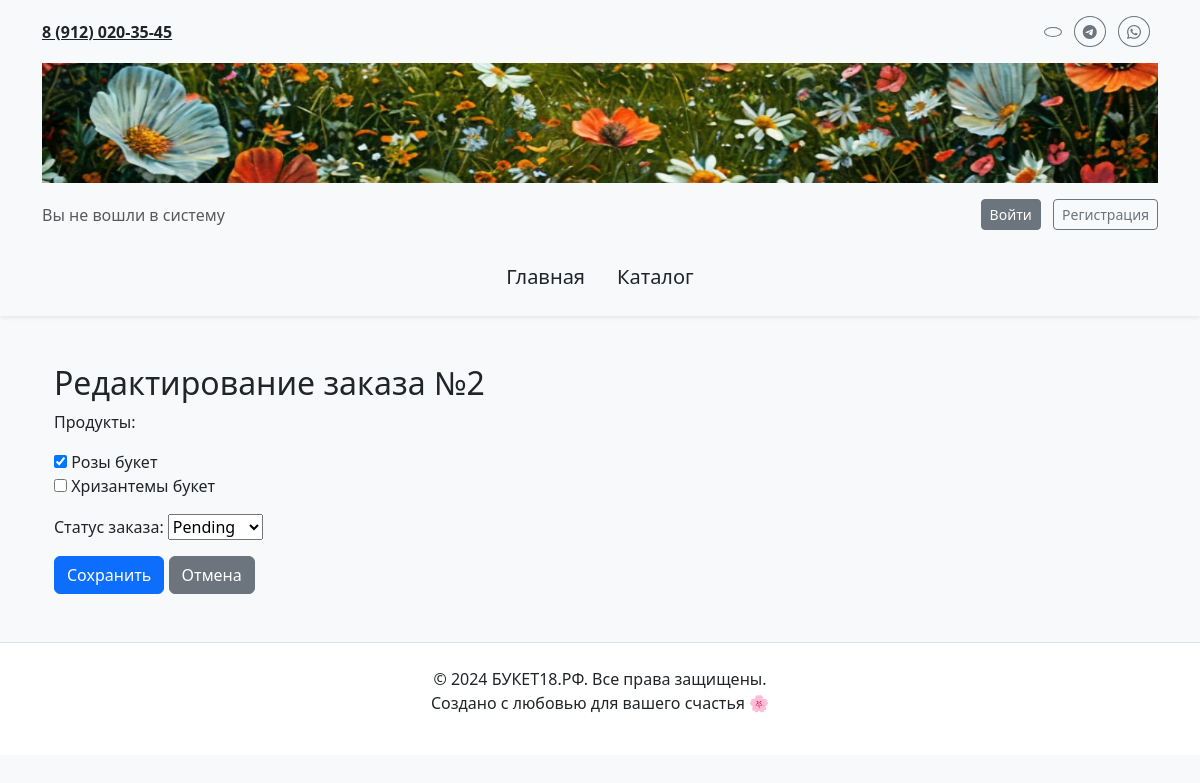
Before: /edit_order/2/ with the older database file.
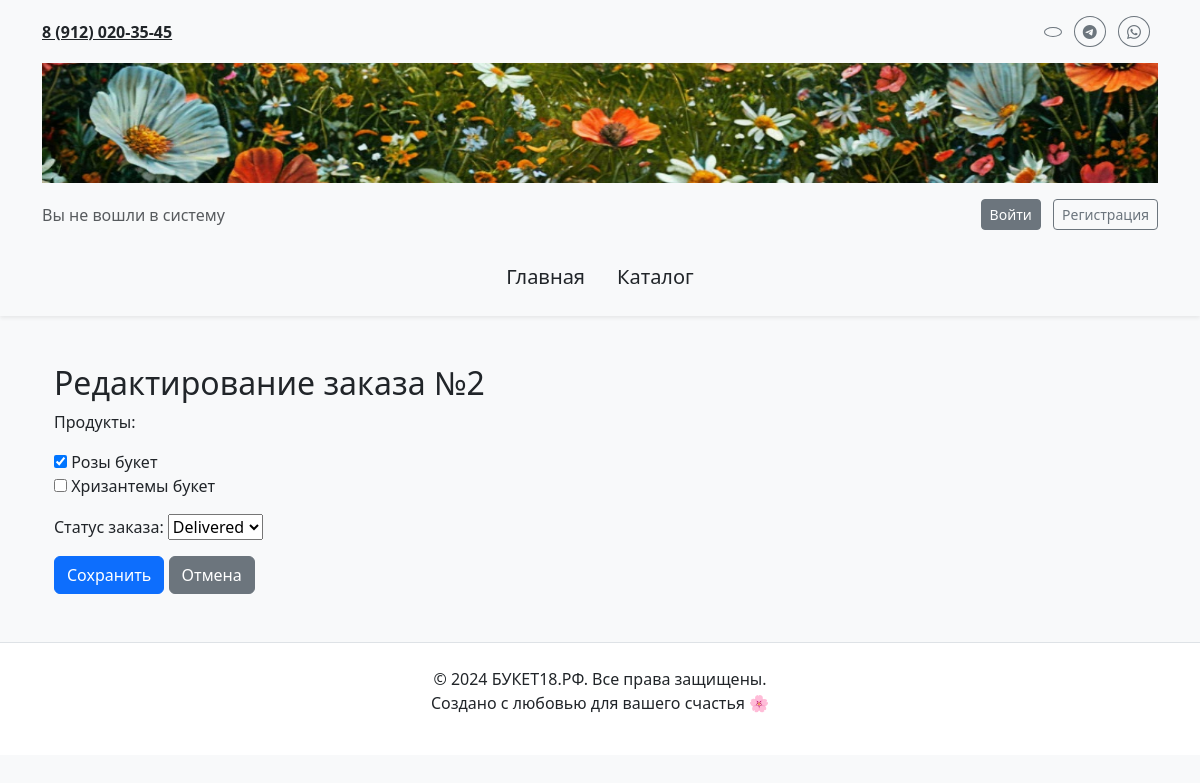
After: the same page with the newer database file.
### main/models.py (models this page shows, shortened)
class Order(models.Model):
    STATUS_CHOICES = [
        ('PENDING', 'Pending'),
        ('SHIPPED', 'Shipped'),
        ('DELIVERED', 'Delivered'),
        ('CANCELLED', 'Cancelled'),
    ]
    id = models.AutoField(primary_key=True)
    user = models.ForeignKey(User, on_delete=models.CASCADE, related_name='orders', blank=True, null=True)
    customer = models.ForeignKey(Customer, on_delete=models.CASCADE, related_name='orders', blank=True, null=True)  # Новое поле
    products = models.ManyToManyField(Product, related_name='orders')
    status = models.CharField(max_length=20, choices=STATUS_CHOICES, default='PENDING')
    delivery_address = models.CharField(max_length=255, blank=True, null=True)
    created_at = models.DateTimeField(auto_now_add=True)
    class Meta:
        verbose_name = "Заказ"
        verbose_name_plural = "Заказы"

### main/views.py (the view)
# urls.py: path('edit_order/<int:order_id>/', views.edit_order, name='edit_order'),
def edit_order(request, order_id):
    order = get_object_or_404(Order, pk=order_id)
    if request.method == 'POST':
        form = OrderForm(request.POST, instance=order)
        if form.is_valid():
            form.save()
            return redirect('order_list')
    else:
        form = OrderForm(instance=order)
    return render(request, 'main/edit_order.html', {'form': form, 'order': order})

### main/forms.py
class OrderForm(forms.ModelForm):
    class Meta:
        model = Order
        fields = ['products', 'status']  # Не включаем 'user' в форму
        widgets = {
            'products': forms.CheckboxSelectMultiple(),
            'status': forms.Select(),
        }
        labels = {
            'products': 'Продукты',
            'status': 'Статус заказа',
        }

### main/models.py (called while the page is built)
    def __str__(self):
        return self.name

### main/templates/main/edit_order.html (shortened to what this page needs)
{% extends 'main/layoute.html' %}
{% block content %}
<div class="container my-5">
    <h2>Редактирование заказа №{{ order.id }}</h2>
    <form method="post">
        {{ form.as_p }}
        <button type="submit" class="btn btn-primary">Сохранить</button>
        <a href="{% url 'order_list' %}" class="btn btn-secondary">Отмена</a>
    </form>
</div>
{% endblock %}

Changed rows visible on the page:
changed Order id 2: status "Pending" → "Delivered"
